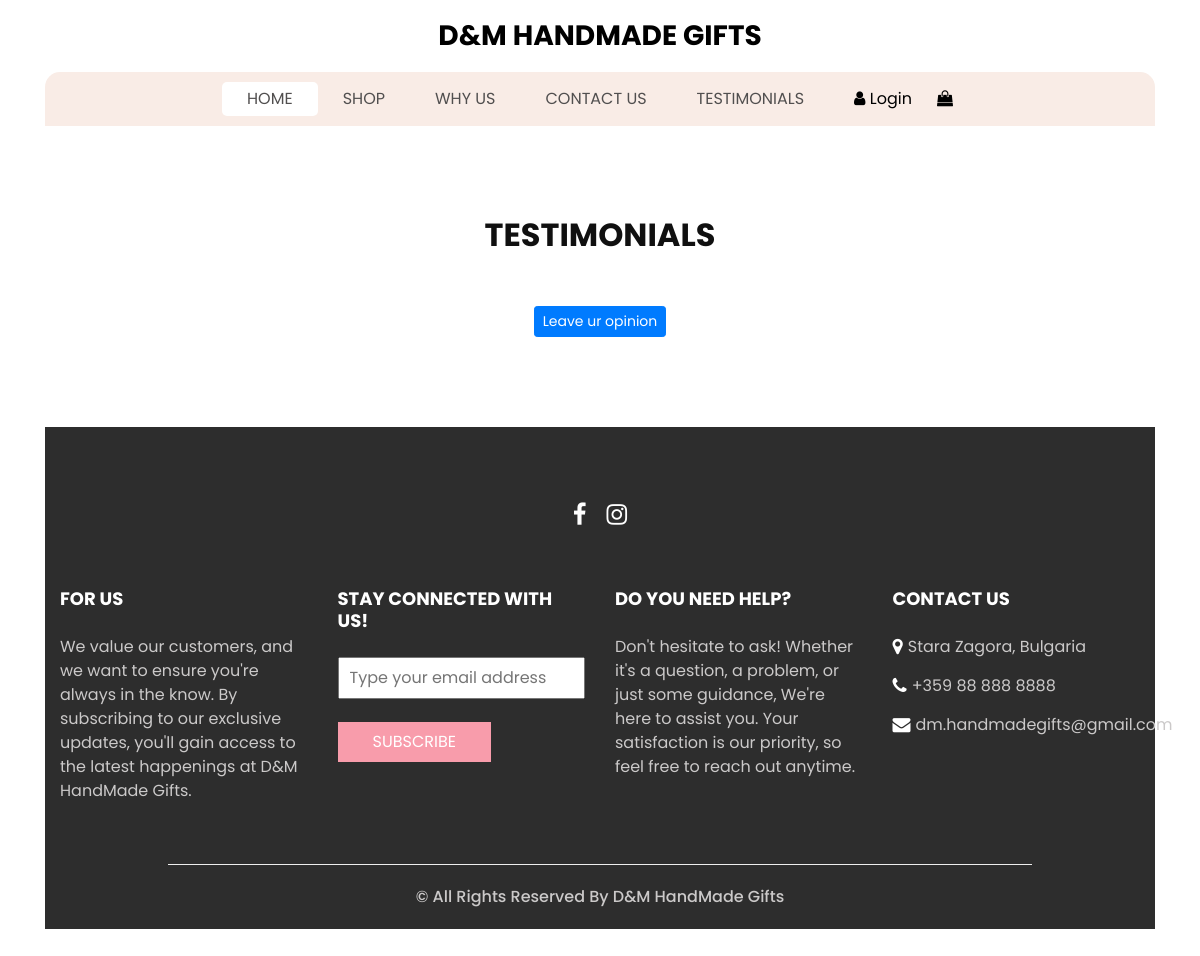
/review/, run on an earlier commit of the app's database.
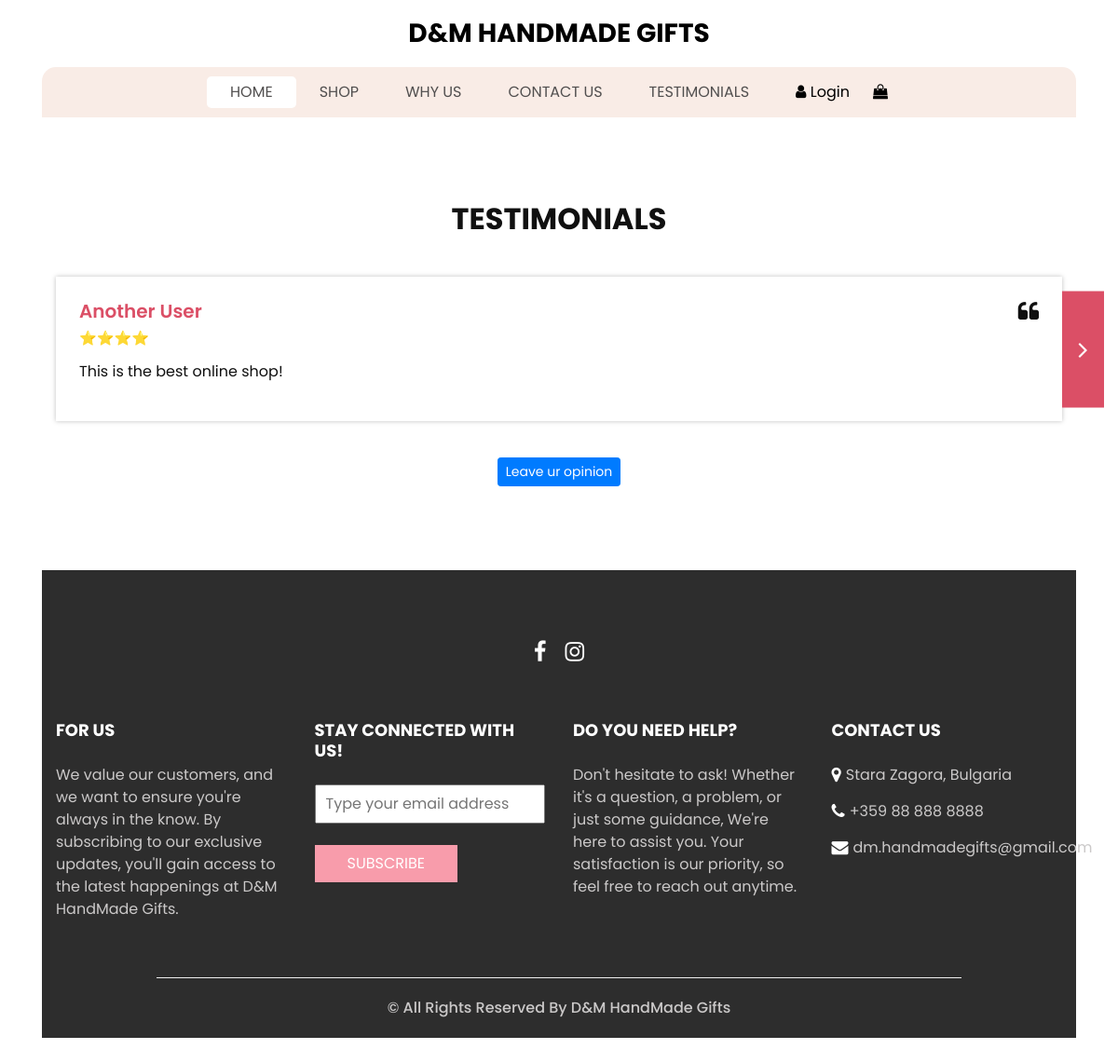
And on a later commit of the database.
### online_shop/web/models.py (models this page shows)
class Testimonial(models.Model):
    RATING_CHOICES = [
        (1, '⭐'),
        (2, '⭐⭐'),
        (3, '⭐⭐⭐'),
        (4, '⭐⭐⭐⭐'),
        (5, '⭐⭐⭐⭐⭐'),
    ]
    user = models.ForeignKey(
        UserModel,
        on_delete=models.CASCADE
    )
    rating = models.PositiveIntegerField(choices=RATING_CHOICES)
    comment = models.TextField()

### online_shop/accounts/models.py (models this page shows)
class DMAppUser(auth_models.AbstractUser):
    FIRST_NAME_MIN_LEN = 2
    FIRST_NAME_MAX_LEN = 30
    LAST_NAME_MIN_LEN = 2
    LAST_NAME_MAX_LEN = 30
    PHONE_NUMBER_MAX_MIN_LEN = 10
    first_name = models.CharField(
        max_length=FIRST_NAME_MAX_LEN,
        validators=(
            validators.MinLengthValidator(FIRST_NAME_MIN_LEN),
        )
    )
    last_name = models.CharField(
        max_length=LAST_NAME_MAX_LEN,
        validators=(
            validators.MinLengthValidator(LAST_NAME_MIN_LEN),
        )
    )
    email = models.EmailField(
        unique=True
    )
    phone_number = models.CharField(
        max_length=PHONE_NUMBER_MAX_MIN_LEN,
        validators=(
            validators.MinLengthValidator(PHONE_NUMBER_MAX_MIN_LEN),
            validate_value_is_all_num,
        ),
        error_messages={
            'min_length': 'Phone number must have 10 characters.',
            'max_length': 'Phone number must have 10 characters.',
        }
    )
    @property
    def full_name(self):
        if self.first_name or self.last_name:
            return f'{self.first_name} {self.last_name}'
        return None

### online_shop/web/views.py (the view)
# urls.py: path('review/', TestimonialsPageView.as_view(), name='testimonials'),
class TestimonialsPageView(views.ListView):
    template_name = 'core/testimonials.html'
    model = Testimonial
    paginate_by = 1
    ordering = ['-id']
    context_object_name = 'reviews'

### online_shop/web/templatetags/custom_filters.py (called while the page is built)
@register.filter
def stars(value):
    return '⭐' * value

### templates/core/testimonials.html (shortened to what this page needs)
{% extends 'common/base.html' %}
{% load custom_filters %}
{% block content %}
    <section class="client_section layout_padding">
        <div class="container">
            <div class="heading_container heading_center">
                <h2>
                    Testimonials
                </h2>
            </div>
        </div>
        {% for review in reviews %}
            <div class="container px-0">
            <div id="customCarousel2" class="carousel  carousel-fade" data-ride="carousel">
            <div class="carousel-inner">
            <div class="carousel-item active">
                <div class="box">
                    <div class="client_info">
                        <div class="client_name">
                            <h5>
                                {{ review.user.full_name }}
                            </h5>
                            <h6>
                                {{ review.rating|stars }}
                            </h6>
                        </div>
                        <i class="fa fa-quote-left" aria-hidden="true"></i>
                    </div>
                    <p>
                        {{ review.comment }}
                    </p>
                </div>
            </div>
        {% endfor %}
        <div class="pagination">
            <div class="carousel_btn-box">
                {% if page_obj.has_next %}
                    <a class="carousel-control-next" href="?page={{ page_obj.next_page_number }}" role="button"
                       data-slide="next">
                        <i class="fa fa-angle-right" aria-hidden="true"></i>
                    </a>
                {% endif %}
            </div>
        </div>
        </div>
        </div>
        </div>
        <div class="col-12 text-center mt-4">
            <div class="btn-box">
                <a href="{% url 'create-testimonial' %}" class="btn btn-primary btn-sm">
                    Leave ur opinion
                </a>
            </div>
        </div>
    </section>
{% endblock %}

What changed in the data, as far as the page shows it:
added Testimonial: user.full_name "Another User", rating|stars "⭐⭐⭐⭐", comment "This is the best online shop!"
